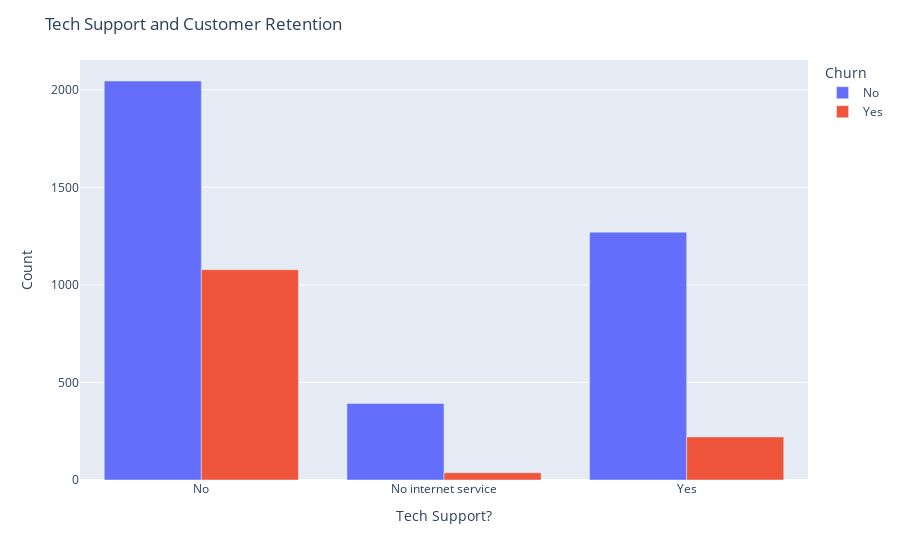

Notebook code for this chart:
### Code cell
# Creating the grouped bar chart 
fig = px.bar(grouped_data, x='TechSupport', y='count', color='Churn', barmode='group')

# Customizing the chart layout
fig.update_layout(
    title="Tech Support and Customer Retention",
    xaxis_title="Tech Support?",
    yaxis_title="Count",
    legend_title="Churn",
)

# Displaying the chart
fig.show()

### Figure 1 — Plotly figure (JSON) as saved in the notebook; plotly's stock layout.template omitted (floating-point values rounded to 4 significant figures)
{"data": [{"alignmentgroup": "True", "hovertemplate": "Churn=No<br>TechSupport=%{x}<br>count=%{y}<extra></extra>", "legendgroup": "No", "marker": {"color": "#636efa", "pattern": {"shape": ""}}, "name": "No", "offsetgroup": "No", "orientation": "v", "showlegend": true, "textposition": "auto", "type": "bar", "x": ["No", "No internet service", "Yes"], "xaxis": "x", "y": [2045, 392, 1270], "yaxis": "y"}, {"alignmentgroup": "True", "hovertemplate": "Churn=Yes<br>TechSupport=%{x}<br>count=%{y}<extra></extra>", "legendgroup": "Yes", "marker": {"color": "#EF553B", "pattern": {"shape": ""}}, "name": "Yes", "offsetgroup": "Yes", "orientation": "v", "showlegend": true, "textposition": "auto", "type": "bar", "x": ["No", "No internet service", "Yes"], "xaxis": "x", "y": [1078, 37, 221], "yaxis": "y"}], "layout": {"barmode": "group", "legend": {"title": {"text": "Churn"}, "tracegroupgap": 0}, "margin": {"t": 60}, "title": {"text": "Tech Support and Customer Retention"}, "xaxis": {"anchor": "y", "domain": [0, 1], "title": {"text": "Tech Support?"}}, "yaxis": {"anchor": "x", "domain": [0, 1], "title": {"text": "Count"}}}}
